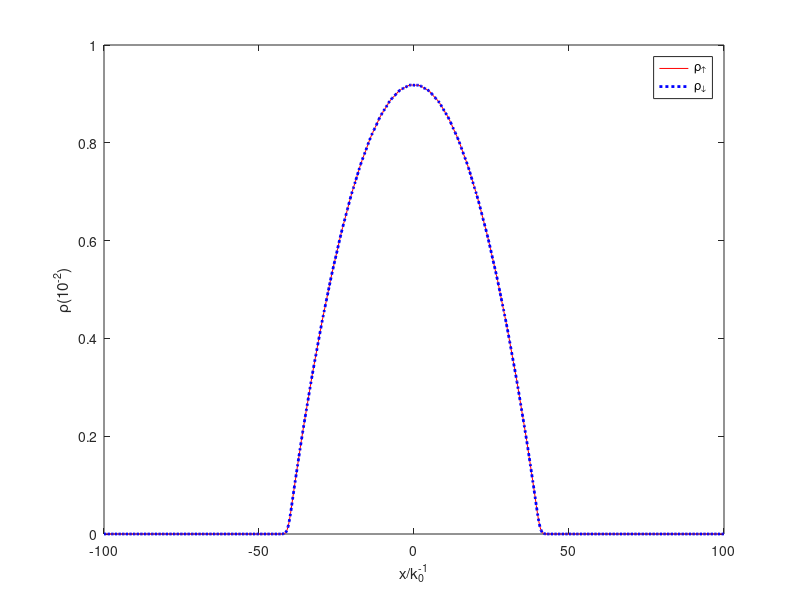
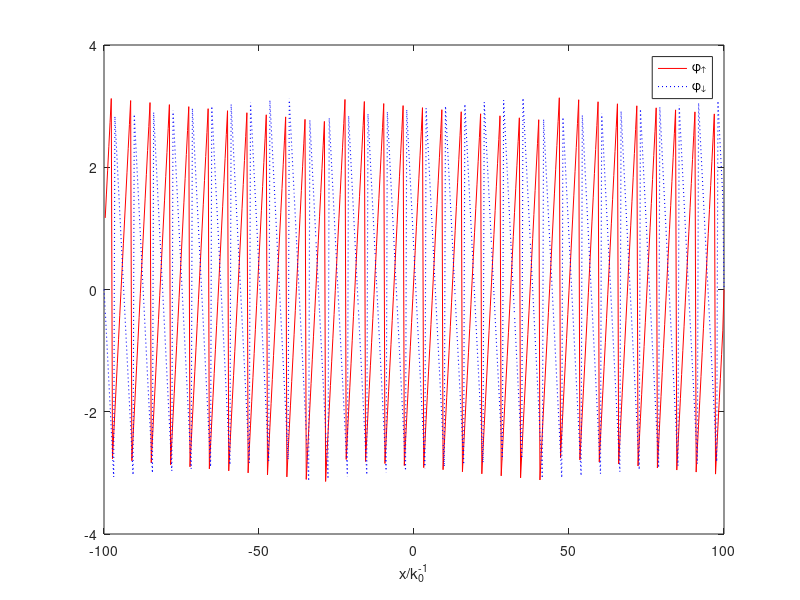

Here is the MATLAB script that generated these plots, in order:
%% =========== omega = 0.01 ========================
% close all
DENA1 = dlmread('DENA1.DAT');
DENA2 = dlmread('DENA2.DAT');
DENB1 = dlmread('DENB1.DAT');
DENB2 = dlmread('DENB2.DAT');
PHASEA1 = dlmread('PHASEA1.DAT');
PHASEA2 = dlmread('PHASEA2.DAT');
PHASEB1 = dlmread('PHASEB1.DAT');
PHASEB2 = dlmread('PHASEB2.DAT');
x = linspace(-100, 100, 513);

figure(1);
% multiply with 100
plot(x, 100*DENA1, 'r-', x, 100*DENA2, 'b:', 'LineWidth', 2);
xlabel('x/k_0^{-1}');
ylabel('\rho(10^{-2})');
legend('\rho_\uparrow', '\rho_\downarrow');

%%
% close all
figure(2);
plot(x, PHASEA1, 'r-', x, PHASEA2, 'b:', 'LineWidth', 0.8);
xlabel('x/k_0^{-1}');
% ylabel('\phi');
legend('\phi_\uparrow', '\phi_\downarrow');
